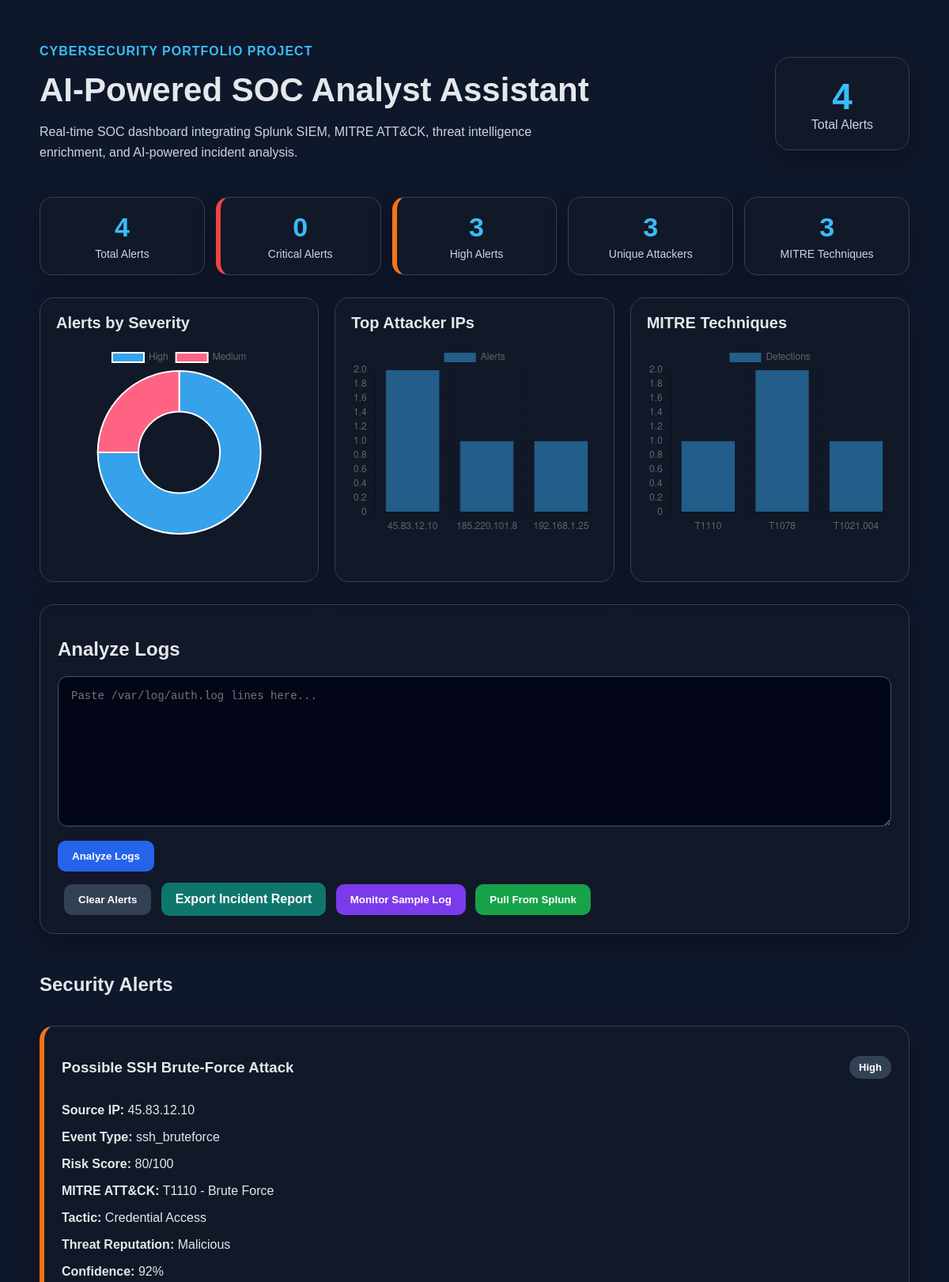
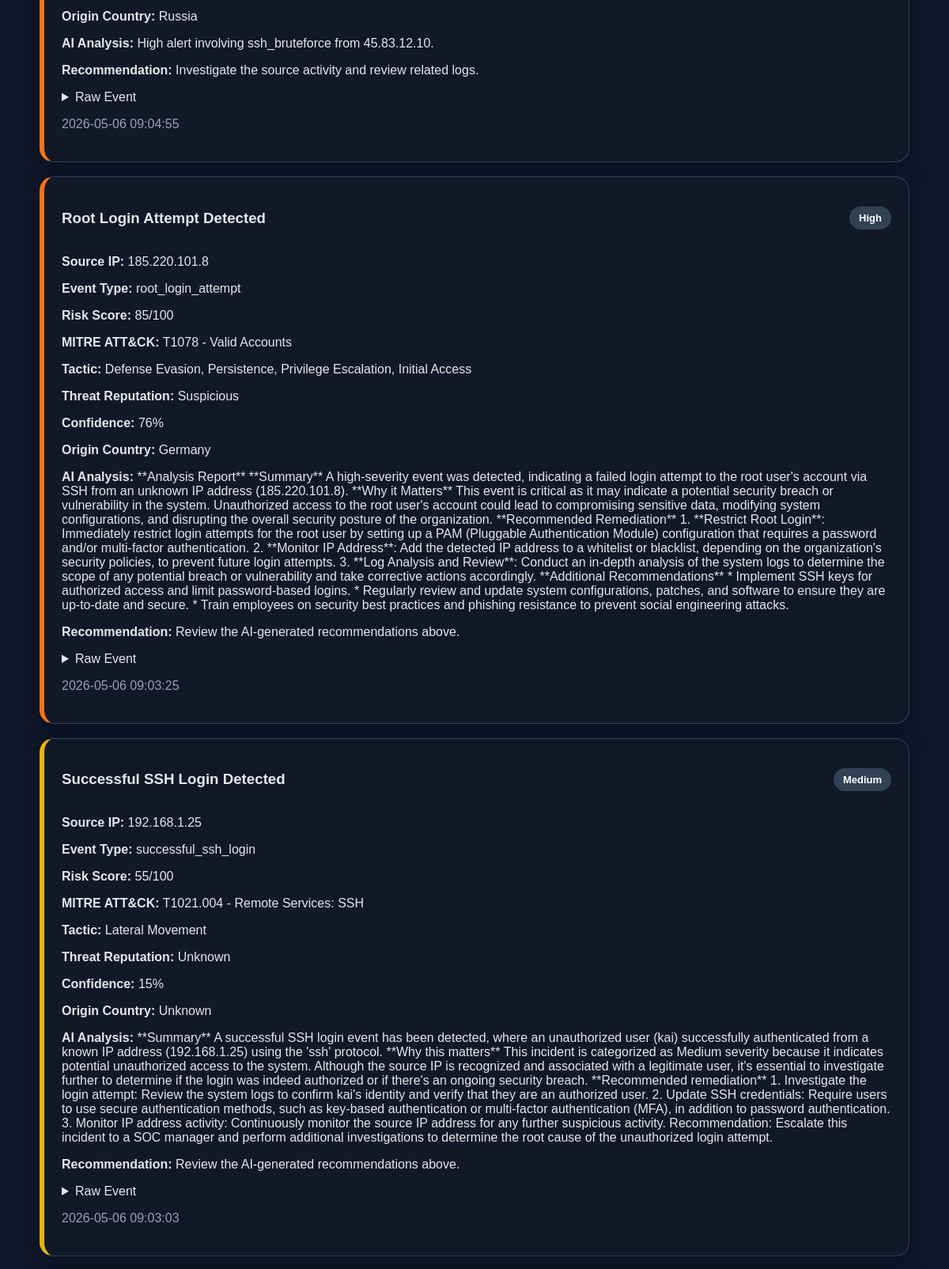
The page / (upper part) on the database its author committed (2 pictures, top to bottom).
### tables this page shows
CREATE TABLE alerts (
                id INTEGER PRIMARY KEY AUTOINCREMENT,

                title TEXT NOT NULL,
                severity TEXT NOT NULL,
                risk_score INTEGER,

                source_ip TEXT,
                event_type TEXT NOT NULL,

                mitre_technique TEXT,
                mitre_name TEXT,
                mitre_tactic TEXT,

                threat_reputation TEXT,
                threat_confidence INTEGER,
                threat_country TEXT,

                raw_event TEXT UNIQUE,
                ai_summary TEXT NOT NULL,
                recommendation TEXT NOT NULL,

                created_at TIMESTAMP DEFAULT CURRENT_TIMESTAMP
            );

### app/main.py (the view)
@app.get("/", response_class=HTMLResponse)
def dashboard(request: Request):
    template = templates.get_template("dashboard.html")
    alerts = get_alerts()
    metrics = build_dashboard_metrics(alerts)
    return template.render(
        alerts=alerts,
        alert_count=len(alerts),
        metrics=metrics
    )

### app/templates/dashboard.html (shortened to what this page needs)
<!DOCTYPE html>
<html lang="en">
<head>
    <link rel="stylesheet" href="/static/style.css">
</head>
<body>
    <main class="container">
        <section class="hero">
            <div>
                <p class="eyebrow">Cybersecurity Portfolio Project</p>
                <h1>AI-Powered SOC Analyst Assistant</h1>
                <p class="subtext">
                    Real-time SOC dashboard integrating Splunk SIEM, MITRE ATT&CK,
                    threat intelligence enrichment, and AI-powered incident analysis.
                </p>
            </div>
            <div class="stat-card">
                <span class="stat-number">{{ alert_count }}</span>
                <span class="stat-label">Total Alerts</span>
            </div>
        </section>
        <section class="metrics-grid">
            <div class="metric-card">
                <span class="metric-number">{{ metrics.total_alerts }}</span>
                <span class="metric-label">Total Alerts</span>
            </div>
            <div class="metric-card critical-metric">
                <span class="metric-number">{{ metrics.critical_alerts }}</span>
                <span class="metric-label">Critical Alerts</span>
            </div>
            <div class="metric-card high-metric">
                <span class="metric-number">{{ metrics.high_alerts }}</span>
                <span class="metric-label">High Alerts</span>
            </div>
            <div class="metric-card">
                <span class="metric-number">{{ metrics.unique_attackers }}</span>
                <span class="metric-label">Unique Attackers</span>
            </div>
            <div class="metric-card">
                <span class="metric-number">{{ metrics.mitre_techniques }}</span>
                <span class="metric-label">MITRE Techniques</span>
            </div>
        </section>
        <section class="charts-grid">
            <div class="chart-card">
                <h2>Alerts by Severity</h2>
                <canvas id="severityChart"></canvas>
            </div>
            <div class="chart-card">
                <h2>Top Attacker IPs</h2>
                <canvas id="attackerChart"></canvas>
            </div>
            <div class="chart-card">
                <h2>MITRE Techniques</h2>
                <canvas id="mitreChart"></canvas>
            </div>
        </section>
        <section class="panel">
            <h2>Analyze Logs</h2>
            <form method="post" action="/analyze">
                <textarea name="log_text" placeholder="Paste /var/log/auth.log lines here..." required></textarea>
                <button type="submit">Analyze Logs</button>
            </form>
            <form method="post" action="/clear" class="clear-form">
                <button class="secondary" type="submit">Clear Alerts</button>
            </form>
            <a class="report-link" href="/report" target="_blank">
                Export Incident Report
            </a>
            <form method="post" action="/monitor" class="monitor-form">
                <button class="monitor-button" type="submit">
                    Monitor Sample Log
                </button>
            </form>
            <form method="post" action="/splunk" class="monitor-form">
                <button class="splunk-button" type="submit">
                    Pull From Splunk
                </button>
            </form>
        </section>
        <section class="alerts">
            <h2>Security Alerts</h2>
            {% if alerts %}
                {% for alert in alerts %}
                    <article class="alert-card severity-{{ alert.severity|lower }}">
                        <div class="alert-header">
                            <h3>{{ alert.title }}</h3>
                            <span class="badge">{{ alert.severity }}</span>
                        </div>
                        <p><strong>Source IP:</strong> {{ alert.source_ip or "Unknown" }}</p>
                        <p><strong>Event Type:</strong> {{ alert.event_type }}</p>
                        <p><strong>Risk Score:</strong> {{ alert.risk_score }}/100</p>
                        <p>
                            <strong>MITRE ATT&CK:</strong>
                            {{ alert.mitre_technique }} - {{ alert.mitre_name }}
                        </p>
                        <p><strong>Tactic:</strong> {{ alert.mitre_tactic }}</p>
                        <p><strong>Threat Reputation:</strong> {{ alert.threat_reputation }}</p>
                        <p><strong>Confidence:</strong> {{ alert.threat_confidence }}%</p>
                        <p><strong>Origin Country:</strong> {{ alert.threat_country }}</p>
                        <p><strong>AI Analysis:</strong> {{ alert.ai_summary }}</p>
                        <p><strong>Recommendation:</strong> {{ alert.recommendation }}</p>
                        <details>
                            <summary>Raw Event</summary>
                        </details>
                        <p class="timestamp">{{ alert.created_at }}</p>
                    </article>
                {% endfor %}
            {% else %}
                <p class="empty">
                    No alerts yet. Paste sample logs to begin.
                </p>
            {% endif %}
        </section>
    </main>
    <script>
        function readJson(id) {
            return JSON.parse(document.getElementById(id).textContent);
        }
        const severityLabels = readJson("severity-labels");
        const severityValues = readJson("severity-values");
        const attackerLabels = readJson("attacker-labels");
        const attackerValues = readJson("attacker-values");
        const mitreLabels = readJson("mitre-labels");
        const mitreValues = readJson("mitre-values");
        const chartOptions = {
            responsive: true,
            maintainAspectRatio: false
        };
        new Chart(document.getElementById("severityChart"), {
            type: "doughnut",
            data: {
                labels: severityLabels,
                datasets: [{
                    data: severityValues
                }]
            },
            options: chartOptions
        });
        new Chart(document.getElementById("attackerChart"), {
            type: "bar",
            data: {
                labels: attackerLabels,
                datasets: [{
                    label: "Alerts",
                    data: attackerValues
                }]
            },
            options: chartOptions
        });
        new Chart(document.getElementById("mitreChart"), {
            type: "bar",
            data: {
                labels: mitreLabels,
                datasets: [{
                    label: "Detections",
                    data: mitreValues
                }]
            },
            options: chartOptions
        });
        setInterval(() => {
            window.location.reload();
        }, 10000);
    </script>
</body>
</html>

### app/static/style.css (style rules this page uses)
* { box-sizing: border-box; }
body { margin: 0; font-family: Arial, sans-serif; background: #0f172a; color: #e5e7eb; }
.container { width: min(1100px, 92%); margin: 0 auto; padding: 40px 0; }
.hero { display: flex; justify-content: space-between; gap: 24px; align-items: center; margin-bottom: 28px; }
.eyebrow { color: #38bdf8; font-weight: bold; text-transform: uppercase; letter-spacing: 1px; }
h1 { font-size: 42px; margin: 8px 0; }
.subtext { color: #cbd5e1; max-width: 700px; line-height: 1.6; }
.stat-card, .panel, .alert-card { background: #111827; border: 1px solid #334155; border-radius: 18px; padding: 22px; box-shadow: 0 12px 30px rgba(0,0,0,0.25); }
.stat-card { min-width: 170px; text-align: center; }
.stat-number { display: block; font-size: 46px; font-weight: bold; color: #38bdf8; }
.stat-label { color: #cbd5e1; }
.panel { margin-bottom: 30px; }
textarea { width: 100%; min-height: 190px; border-radius: 12px; border: 1px solid #475569; background: #020617; color: #e5e7eb; padding: 16px; font-family: Consolas, monospace; font-size: 14px; resize: vertical; }
button { margin-top: 14px; background: #2563eb; color: white; border: 0; padding: 12px 18px; border-radius: 10px; font-weight: bold; cursor: pointer; }
.secondary { background: #334155; }
.clear-form { display: inline; margin-left: 8px; }
.alerts { display: grid; gap: 18px; }
.alert-header { display: flex; justify-content: space-between; align-items: center; gap: 16px; }
.badge { background: #334155; color: white; border-radius: 999px; padding: 7px 12px; font-size: 13px; font-weight: bold; }
.severity-high { border-left: 6px solid #f97316; }
.severity-medium { border-left: 6px solid #eab308; }
.timestamp, .empty { color: #94a3b8; }
.report-link { display: inline-block; margin-top: 14px; margin-left: 8px; background: #0f766e; color: white; text-decoration: none; padding: 12px 18px; border-radius: 10px; font-weight: bold; }
.monitor-form { display: inline; margin-left: 8px; }
.monitor-button { background: #7c3aed; }
.splunk-button { background: #16a34a; }
.metrics-grid { display: grid; grid-template-columns: repeat(5, 1fr); gap: 14px; margin-bottom: 28px; }
.metric-card { background: #111827; border: 1px solid #334155; border-radius: 16px; padding: 18px; text-align: center; box-shadow: 0 12px 30px rgba(0,0,0,0.20); }
.metric-number { display: block; font-size: 34px; font-weight: bold; color: #38bdf8; }
.metric-label { display: block; margin-top: 6px; color: #cbd5e1; font-size: 14px; }
.critical-metric { border-left: 6px solid #ef4444; }
.high-metric { border-left: 6px solid #f97316; }
.chart-card { height: 330px; }
.chart-card canvas { max-height: 240px; }
.charts-grid { display: grid; grid-template-columns: repeat(3, 1fr); gap: 20px; margin-bottom: 28px; }
.chart-card { background: #111827; border: 1px solid #334155; border-radius: 18px; padding: 20px; height: 360px; box-shadow: 0 12px 30px rgba(0,0,0,0.20); }
.chart-card h2 { margin-top: 0; margin-bottom: 16px; font-size: 20px; }
.chart-card canvas { width: 100% !important; height: 260px !important; }

### rows shown on the page
alerts: title "Possible SSH Brute-Force Attack", severity "High", source_ip "45.83.12.10", event_type "ssh_bruteforce", risk_score "80", mitre_technique "T1110", mitre_name "Brute Force", mitre_tactic "Credential Access", threat_reputation "Malicious", threat_confidence "92", threat_country "Russia", ai_summary "High alert involving ssh_bruteforce from 45.83.12.10.", recommendation "Investigate the source activity and review related logs.", created_at "2026-05-06 09:04:55"
alerts: title "Root Login Attempt Detected", severity "High", source_ip "185.220.101.8", event_type "root_login_attempt", risk_score "85", mitre_technique "T1078", mitre_name "Valid Accounts", mitre_tactic "Defense Evasion, Persistence, Privilege Escalation, Initial Access", threat_reputation "Suspicious", threat_confidence "76", threat_country "Germany", ai_summary "**Analysis Report** **Summary** A high-severity event was detected, indicating a failed login attempt to the root user's account via SSH from an unknown IP address (185.220.101.8). **Why it Matters** This event is critical as it may indicate a potential security breach or vulnerability in the system. Unauthorized access to the root user's account could lead to compromising sensitive data, modifying system configurations, and disrupting the overall security posture of the organization. **Recommended Remediation** 1. **Restrict Root Login**: Immediately restrict login attempts for the root user by setting up a PAM (Pluggable Authentication Module) configuration that requires a password and/or…", recommendation "Review the AI-generated recommendations above.", created_at "2026-05-06 09:03:25"
alerts: title "Successful SSH Login Detected", severity "Medium", source_ip "192.168.1.25", event_type "successful_ssh_login", risk_score "55", mitre_technique "T1021.004", mitre_name "Remote Services: SSH", mitre_tactic "Lateral Movement", threat_reputation "Unknown", threat_confidence "15", threat_country "Unknown", ai_summary "**Summary** A successful SSH login event has been detected, where an unauthorized user (kai) successfully authenticated from a known IP address (192.168.1.25) using the 'ssh' protocol. **Why this matters** This incident is categorized as Medium severity because it indicates potential unauthorized access to the system. Although the source IP is recognized and associated with a legitimate user, it's essential to investigate further to determine if the login was indeed authorized or if there's an ongoing security breach. **Recommended remediation** 1. Investigate the login attempt: Review the system logs to confirm kai's identity and verify that they are an authorized user. 2. Update SSH…", recommendation "Review the AI-generated recommendations above.", created_at "2026-05-06 09:03:03"

### other values the page prints
{{ alert_count }} "4"
{{ metrics.total_alerts }} "4"
{{ metrics.critical_alerts }} "0"
{{ metrics.high_alerts }} "3"
{{ metrics.unique_attackers }} "3"
{{ metrics.mitre_techniques }} "3"
